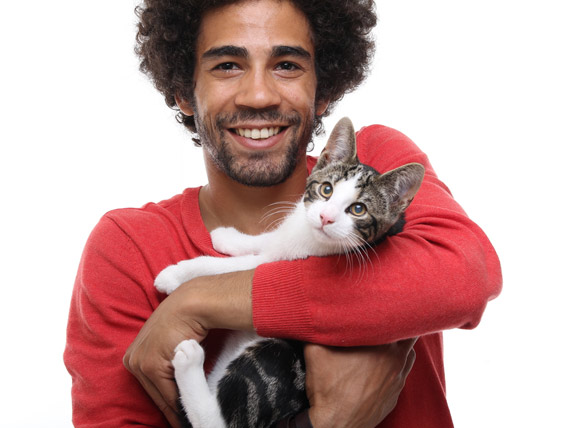
#> input picture resources/manWithCat2.jpg, 570 x 428 px
$ python imageRecognition.py
#> lines starting #> are read from the running program, lines starting #| are printed output that depends on the picture; after the words box and inside, x2 and y2 are one past the last pixel; in counts of white or black regions, pixels touching at a corner belong together
import cv2

#detect the cats face
catCascade = cv2.CascadeClassifier('resources/haarcascade_frontalcatface.xml')

#detect the girls face
faceCascade = cv2.CascadeClassifier('resources/haarcascade_frontalface.xml')

catImage = cv2.imread('resources/manWithCat2.jpg')
#> catImage is the input picture: shape (428, 570, 3); mean B, G, R 159, 160.5, 197
imageGreyScale = cv2.cvtColor(catImage, cv2.COLOR_BGR2GRAY)
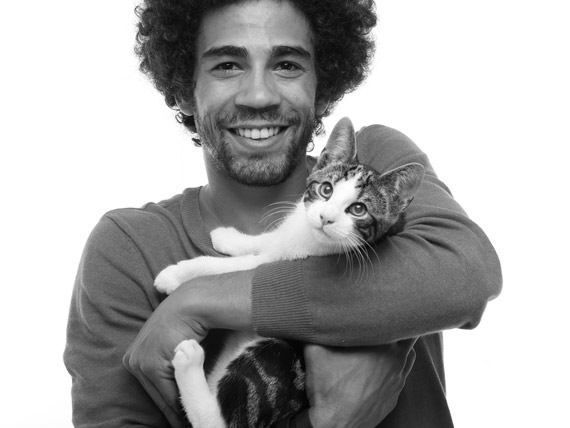
#> imageGreyScale: shape (428, 570); min 1, max 255, mean 171.3


cats = catCascade.detectMultiScale(imageGreyScale)
#> cats = [[200, 10, 114, 114]]
for (x,y,w,h) in cats:
    cv2.rectangle(catImage, (x,y), (x+w,y+h), (255,255,255),2)
#> this loop made 1 pass
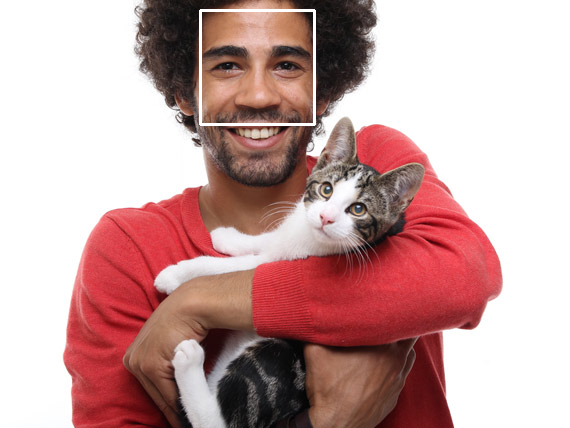
#> catImage: shape (428, 570, 3); 0.56% of pixels changed, all inside (x1, y1, x2, y2) = (199, 9, 316, 126)

humans = faceCascade.detectMultiScale(imageGreyScale, 1.05, 4)
#> humans = [[185, 10, 145, 145]]
for (x,y,w,h) in humans:
    cv2.rectangle(catImage, (x,y), (x+w,y+h), (255,0,0),2)
#> this loop made 1 pass
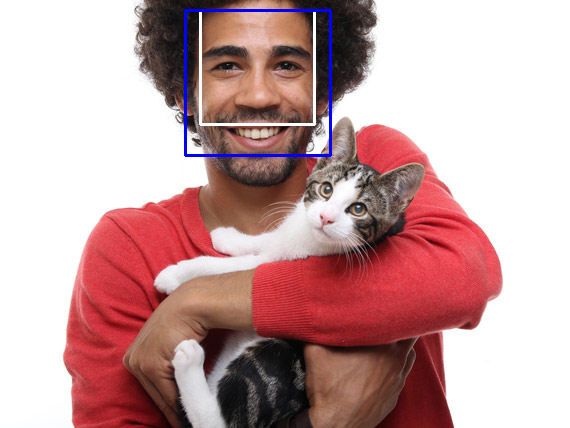
#> catImage: shape (428, 570, 3); 0.71% of pixels changed, all inside (x1, y1, x2, y2) = (184, 9, 332, 157)


cv2.imshow("cat detector", catImage)

cv2.waitKey(0)

$ run again, with resources/Girl_and_cat.jpg copied over resources/manWithCat2.jpg
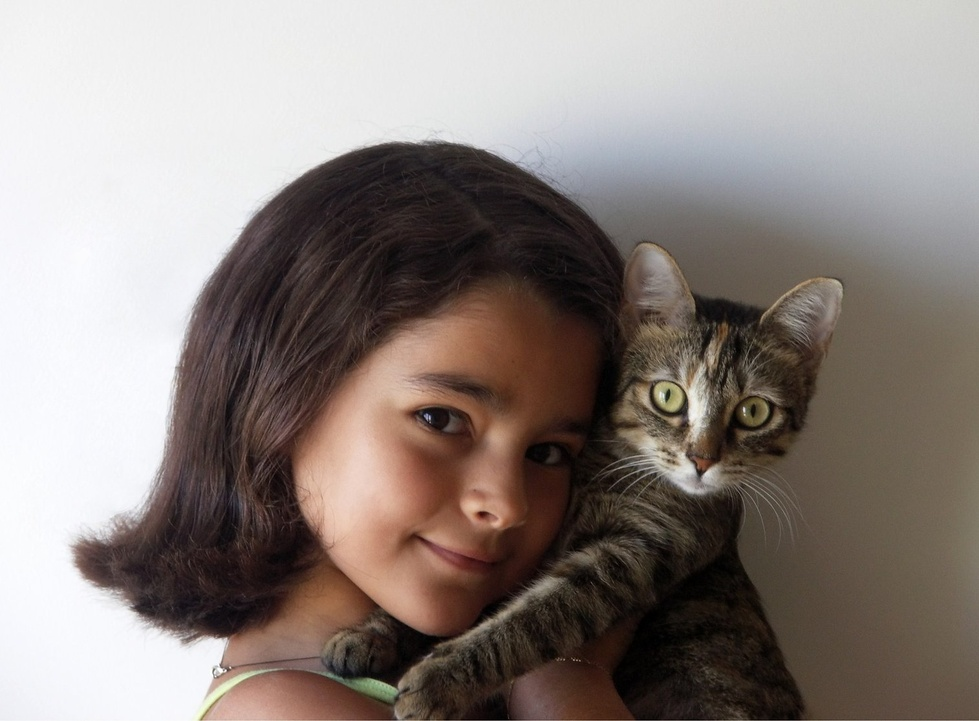
#> input picture resources/Girl_and_cat.jpg, 979 x 721 px, shrunk from 1514 x 1115 before the run
#> catImage is the input picture: shape (721, 979, 3); mean B, G, R 127.2, 132, 141.8
#> cats = [[592, 332, 217, 217]]
#> the loop `for (x,y,w,h) in cats:` made 1 pass
#> after the loop `for (x,y,w,h) in cats:`:
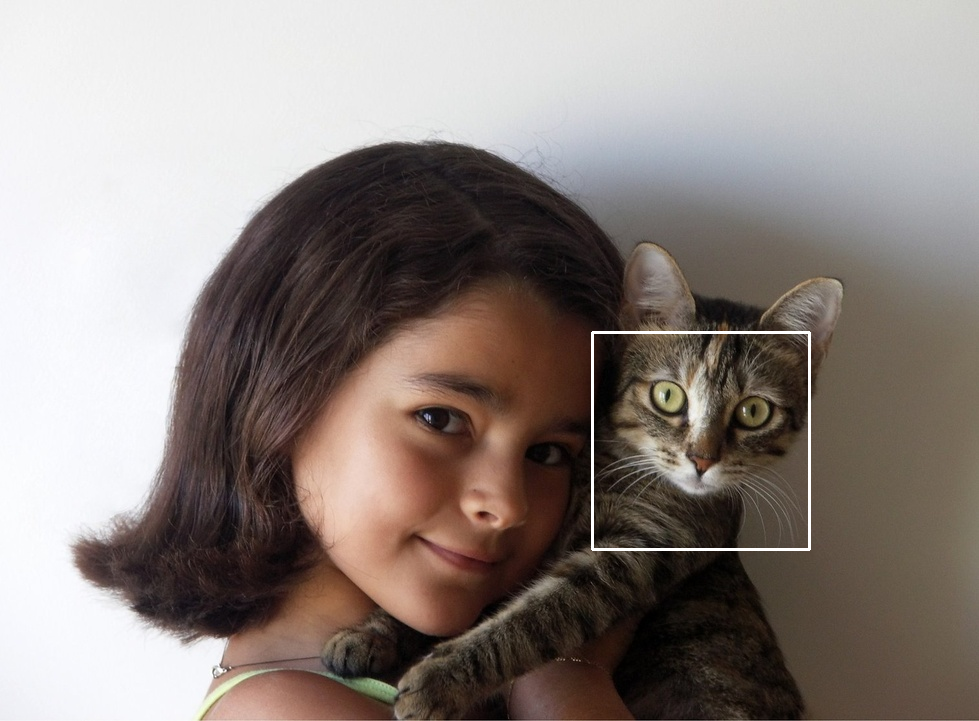
#> catImage: shape (721, 979, 3); 0.37% of pixels changed, all inside (x1, y1, x2, y2) = (591, 331, 811, 551)
#> humans = [[453, 469, 69, 69]]
#> the loop `for (x,y,w,h) in humans:` made 1 pass
#> after the loop `for (x,y,w,h) in humans:`:
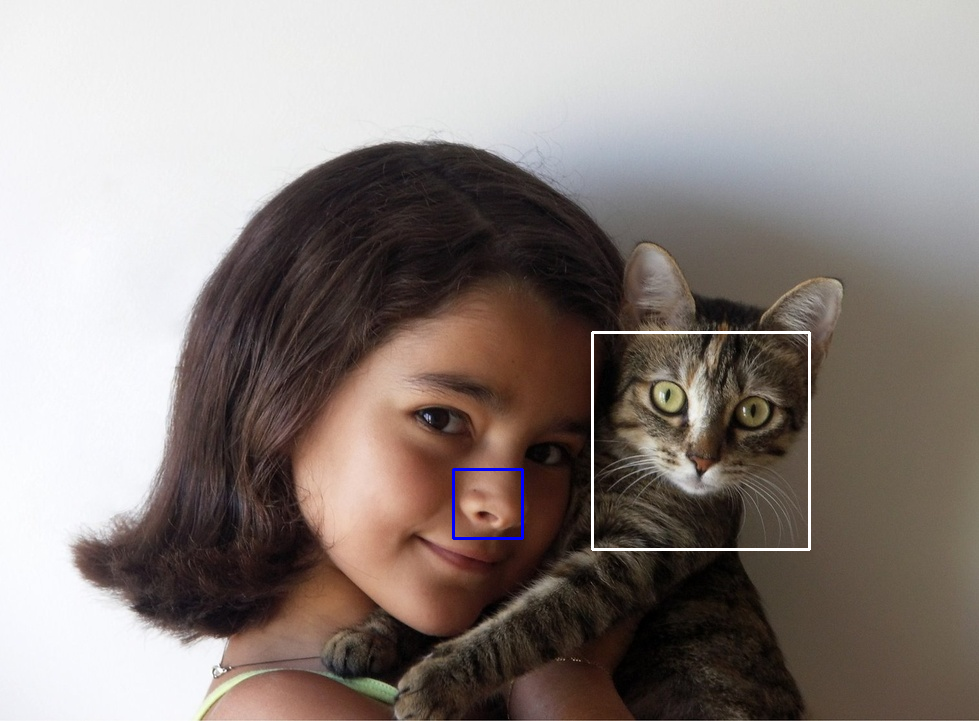
#> catImage: shape (721, 979, 3); 0.12% of pixels changed, all inside (x1, y1, x2, y2) = (452, 468, 524, 540)

$ run again, with resources/cats.jpg copied over resources/manWithCat2.jpg
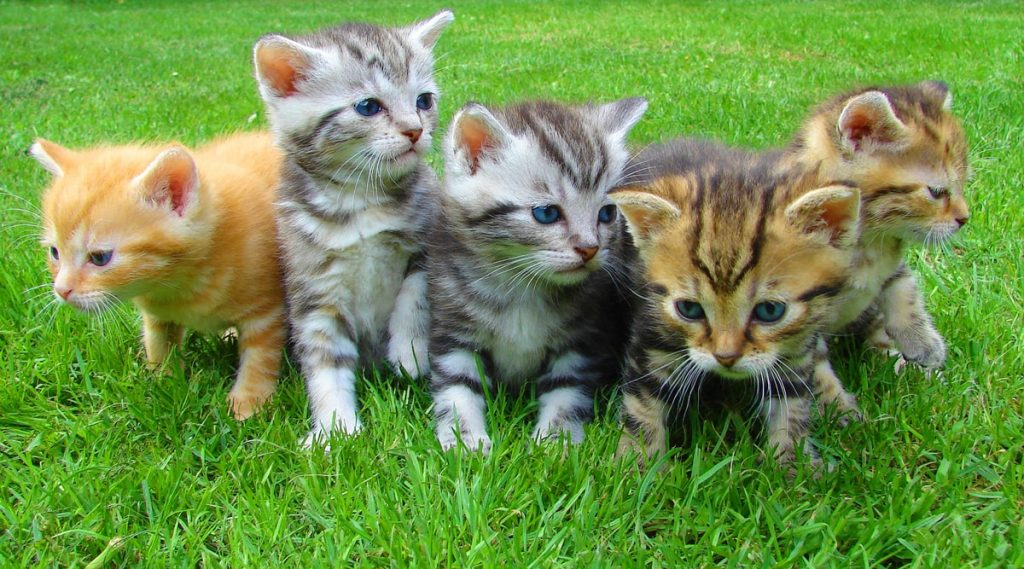
#> input picture resources/cats.jpg, 1024 x 569 px
#> catImage is the input picture: shape (569, 1024, 3); mean B, G, R 75.2, 145.5, 111
#> `imageGreyScale = cv2.cvtColor(catImage, cv2.COLOR_BGR2GRAY)`:
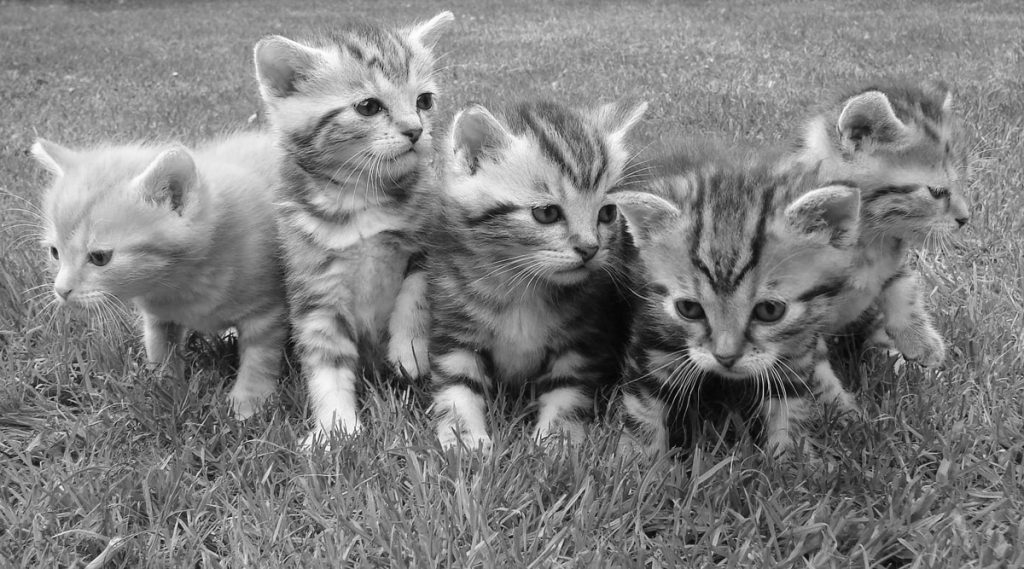
#> imageGreyScale: shape (569, 1024); min 1, max 255, mean 127.2
#> cats = [[144, 161, 67, 67], [516, 160, 129, 129], [646, 248, 160, 160]]
#> the loop `for (x,y,w,h) in cats:` made 3 passes
#> after the loop `for (x,y,w,h) in cats:`:
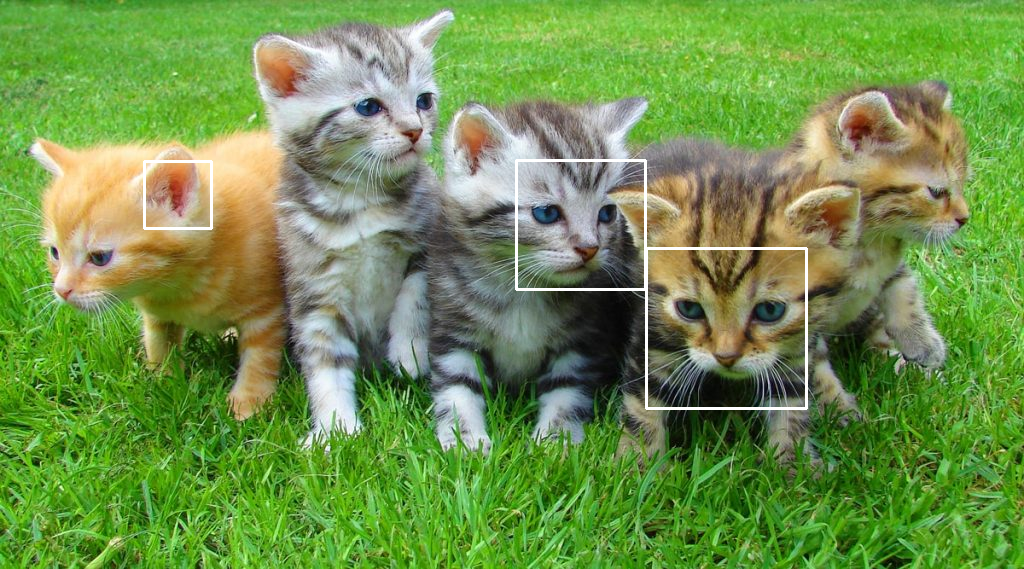
#> catImage: shape (569, 1024, 3); 0.72% of pixels changed, all inside (x1, y1, x2, y2) = (143, 159, 808, 410)
#> humans = ()

$ run again, with resources/kitten.jpg copied over resources/manWithCat2.jpg
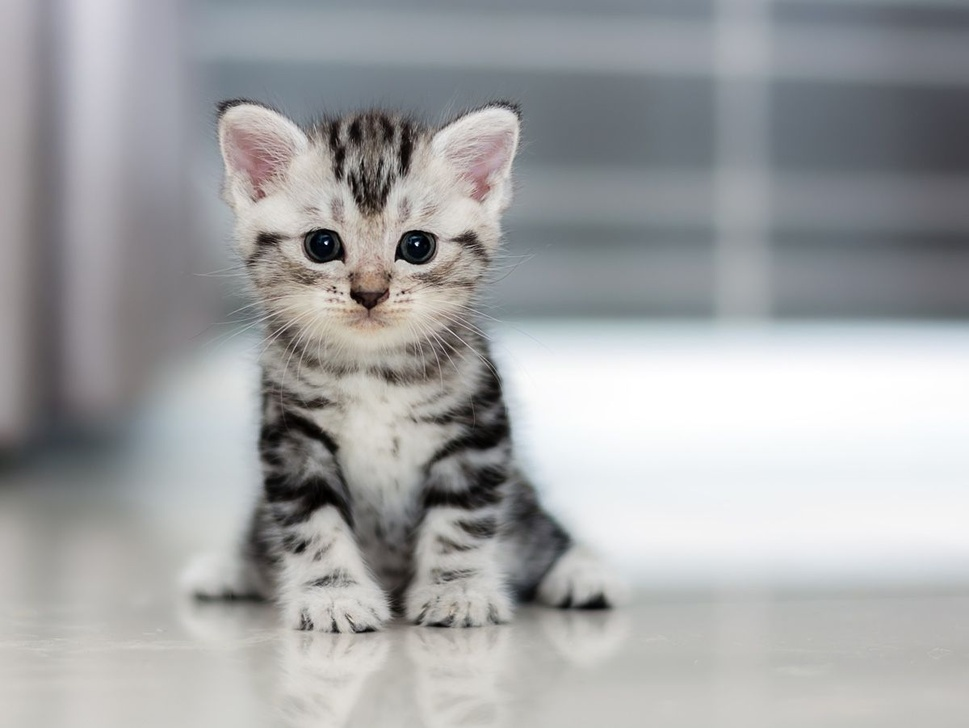
#> input picture resources/kitten.jpg, 969 x 728 px, shrunk from 1200 x 901 before the run
#> catImage is the input picture: shape (728, 969, 3); mean B, G, R 165.4, 164.2, 163
#> cats = [[266, 160, 204, 204]]
#> the loop `for (x,y,w,h) in cats:` made 1 pass
#> after the loop `for (x,y,w,h) in cats:`:
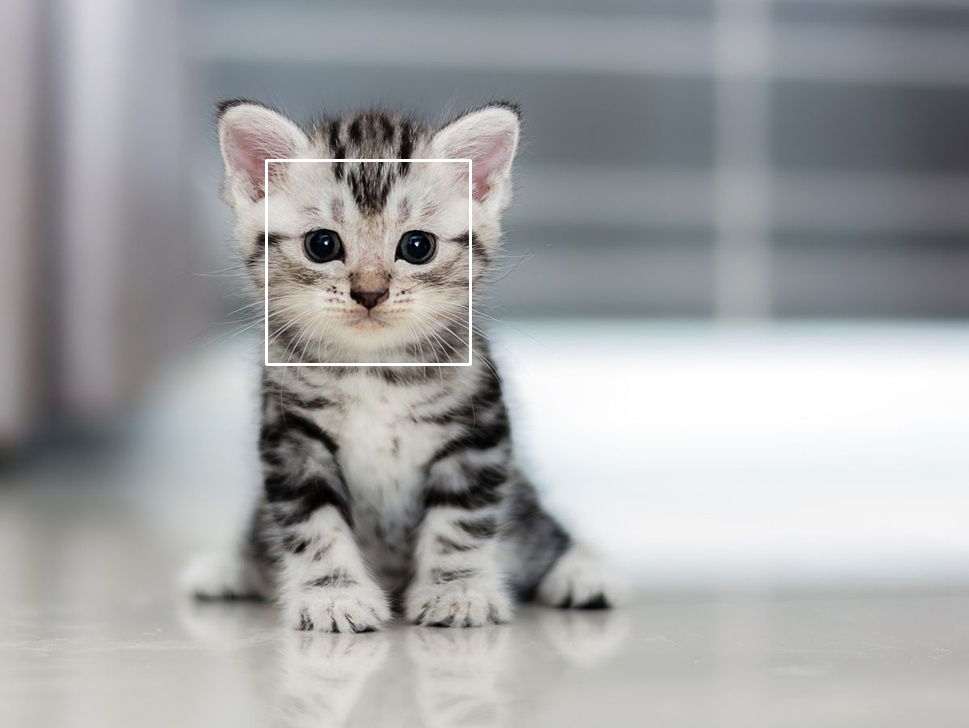
#> catImage: shape (728, 969, 3); 0.35% of pixels changed, all inside (x1, y1, x2, y2) = (265, 159, 472, 366)
#> humans = [[268, 573, 143, 143]]
#> the loop `for (x,y,w,h) in humans:` made 1 pass
#> after the loop `for (x,y,w,h) in humans:`:
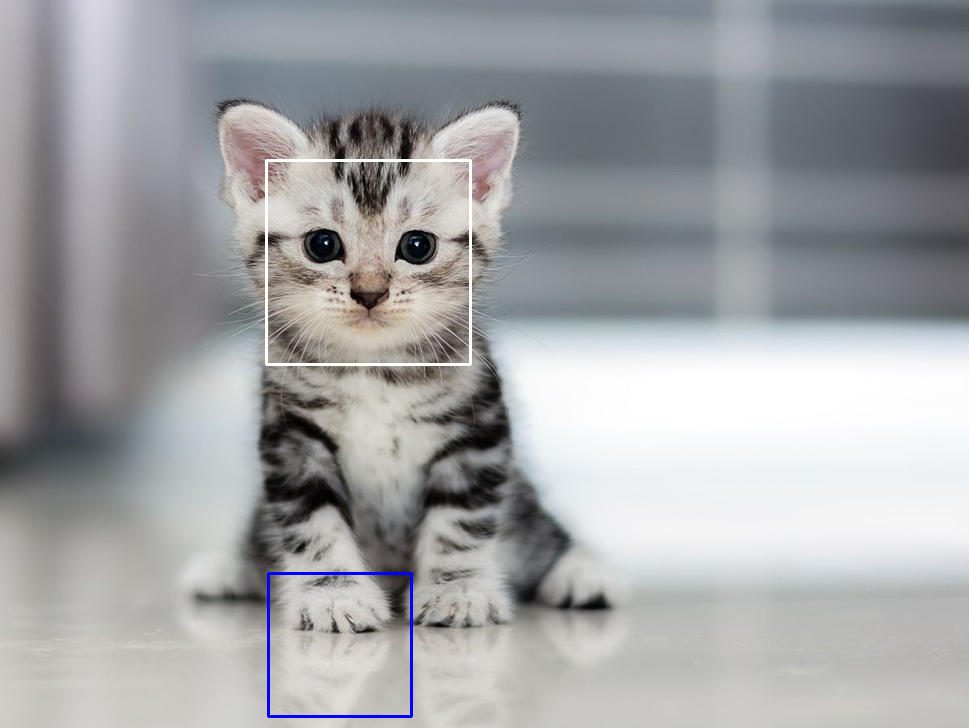
#> catImage: shape (728, 969, 3); 0.24% of pixels changed, all inside (x1, y1, x2, y2) = (267, 572, 413, 718)
